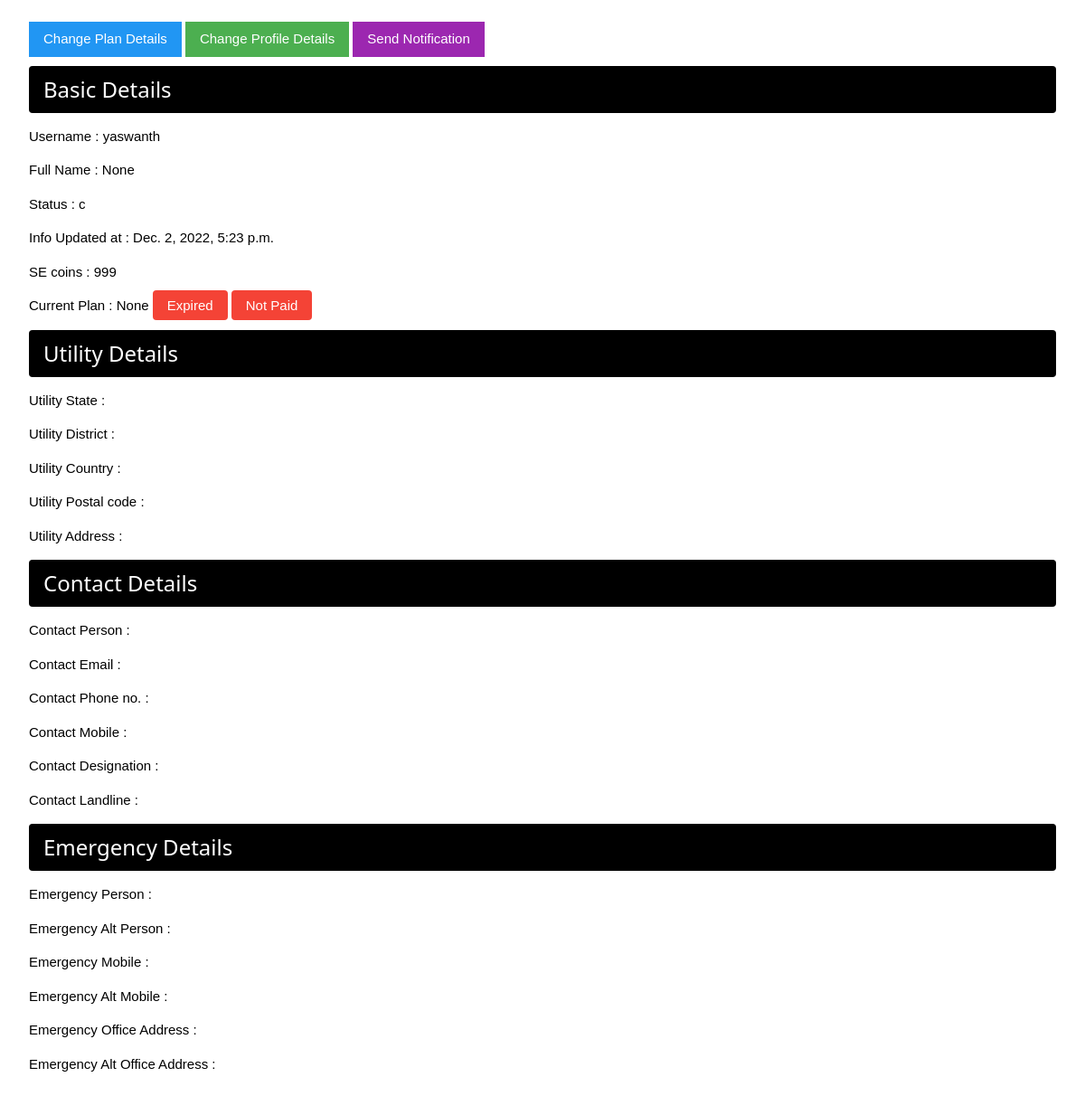
Before: /account/yaswanth/instagram with the older database file.
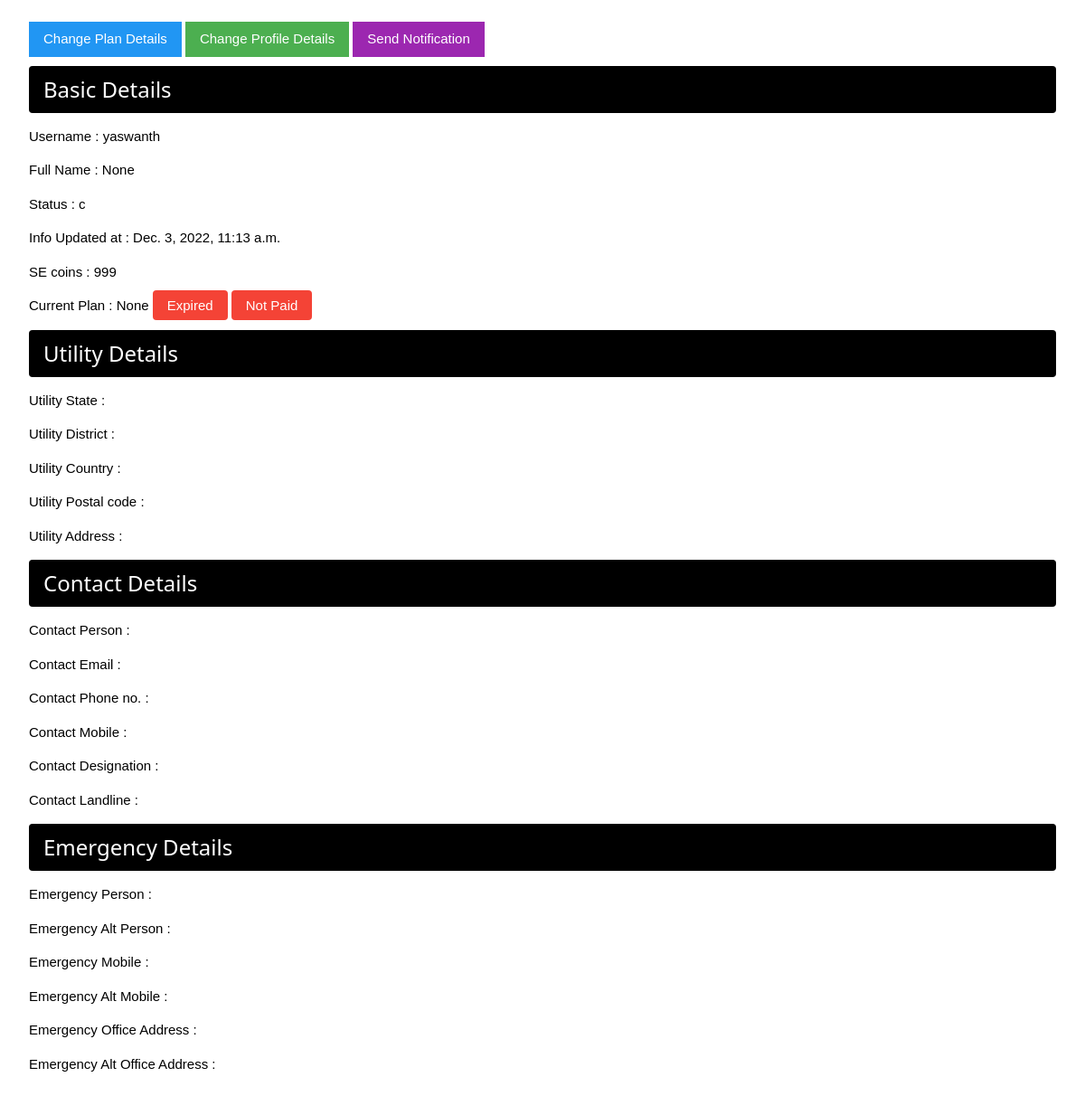
After: the same page with the newer database file.
### accounts/models.py (models this page shows, shortened)
class Profile(models.Model):
    user = models.OneToOneField(User, on_delete=models.CASCADE, related_name='profile')
    apps=models.ManyToManyField(applists,related_name='apps')
    status = models.CharField(choices=status_choices, max_length=20, default='c')
    full_name = models.CharField(max_length=100, blank=True, null=True)
    utility_name = models.CharField(max_length=200, null=True, blank=True)
    utility_short_name= models.CharField(max_length=50, null=True, blank=True)
    utility_state= models.CharField(max_length=50, null=True, blank=True)
    utility_district= models.CharField(max_length=50, null=True, blank=True)
    utility_country= models.CharField(max_length=50, null=True, blank=True)
    utility_postalcode= models.CharField(max_length=20, null=True, blank=True)
    utility_address=models.TextField(max_length=200, null=True, blank=True)
    contact_person= models.CharField(max_length=200, null=True, blank=True)
    contact_email = models.EmailField(max_length=50, null=True, blank=True)
    contact_phnum = models.CharField(max_length=15, null=True, blank=True)
    contact_mobile= models.CharField(max_length=15, null=True, blank=True)
    contact_designation= models.CharField(max_length=100, null=True, blank=True)
    contact_landline= models.CharField(max_length=20, null=True, blank=True)
    emergency_person=models.CharField(max_length=200, null=True, blank=True)
    emergency_altperson=models.CharField(max_length=200, null=True, blank=True)
    emergency_mobile=models.CharField(max_length=200, null=True, blank=True)
    emergency_altmobile=models.CharField(max_length=200, null=True, blank=True)
    emergency_officeaddress=models.TextField(max_length=200,null=True,blank=True)
    emergency_altofficeaddress=models.TextField(max_length=200,null=True,blank=True)
    info_created_at = models.DateTimeField(auto_now_add=True)
    info_updated_at = models.DateTimeField(auto_now=True)
    se_coins= models.IntegerField(null=True, default=999, blank=True)
    slug = models.SlugField(max_length=200, editable=False, null=True, blank=True)
    admin=models.BooleanField(default=False)
    plans = models.ManyToManyField(Plan)
    plan_active = models.BooleanField(default=False)
    paid = models.BooleanField(default=False)

### accounts/views.py (the view)
# urls.py: path('<slug>/<str:appslug>', acc_views.ShowProfile.as_view(), name='show-profile'),
class ShowProfile(DetailView):
    model = Profile
    template_name = 'myprofile.html'
    def get_context_data(self, *args, **kwargs):
        context = super(ShowProfile, self).get_context_data(*args, **kwargs)
        page_profile = get_object_or_404(Profile, slug=self.kwargs['slug'])
        context['profile'] = page_profile
        context['form'] = UpdateProfilePlanForm(appslug=self.kwargs['appslug'], profile=page_profile)
        context['plan'] = page_profile.plans.filter(app__slug=self.kwargs['appslug']).first()
        context['notification_form'] = NotificationForm()
        context['appslug'] = self.kwargs['appslug']
        if self.request.user==page_profile.user:
            self.template_name = 'myprofile.html'
        elif self.request.user!=page_profile.user or self.request.user.is_anonymous:
            self.template_name = 'myprofile.html'
        return context

### plans/models.py (called while the page is built)
    def __str__(self):
        return f"[{self.title}] Plan at [Rs.{self.price}] for [{self.duration} days] in [{self.app.appname}]"

### templates/myprofile.html (shortened to what this page needs)
{% load static %}
{% load crispy_forms_tags %}
<!DOCTYPE html>
<html lang="en">
<head>
	<link rel="stylesheet" href="{% static 'w3.css' %}" />
</head>
<body class='w3-padding w3-margin'>
	<button onclick='showForm(this);' class='w3-button w3-blue' >Change Plan Details</button>
	<button onclick='showForm(this);' class='w3-button w3-green' >Change Profile Details</button>
	<button onclick='showNotificationForm(this);' class='w3-button w3-purple' >Send Notification</button>
	<h3 class='w3-black w3-padding w3-round'>Basic Details</h3>
	<div>
		<p>Username : {{profile.user.username}}</p>
		<p>Full Name : {{profile.full_name}}</p>
		<p>Status : {{profile.status}}</p>
		<p>Info Updated at : {{profile.info_updated_at}}</p>
		<p>SE coins : {{profile.se_coins}}</p>
		<p>Current Plan : {{plan}}
			{% if profile.plan_active %}
			<e class='w3-green w3-padding w3-round'>Active</e>
			{% else %}
			<e class='w3-red w3-padding w3-round'>Expired</e>
			{% endif %}
			{% if profile.paid %}
			<e class='w3-green w3-padding w3-round'>Paid</e>
			{% else %}
			<e class='w3-red w3-padding w3-round'>Not Paid</e>
			{% endif %}
		</p>
		</div>
	<h3 class='w3-black w3-padding w3-round'>Utility Details</h3>
	<div>
		<p>Utility State : {{ i.utility_state }}</p>
		<p>Utility District : {{ i.utility_district }}</p>
		<p>Utility Country : {{ i.utility_country }}</p>
		<p>Utility Postal code : {{ i.utility_postalcode }}</p>
		<p>Utility Address : {{ i.utility_address }}</p>
	</div>
	<h3 class='w3-black w3-padding w3-round'>Contact Details</h3>
	<div>
		<p>Contact Person : {{ i.contact_person }}</p>
		<p>Contact Email :{{ i.contact_email }}</p>
		<p>Contact Phone no. : {{ i.contact_phnum }}</p>
		<p>Contact Mobile : {{ i.contact_mobile }} </p>
		<p>Contact Designation : {{ i.contact_designation }}</p>
		<p>Contact Landline : {{ i.contact_landline }} </p>
	</div>
	<h3 class='w3-black w3-padding w3-round'>Emergency Details</h3>
	<div>
		<p>Emergency Person : {{ i.emergency_person }} </p>
		<p>Emergency Alt Person : {{ i.emergency_altperson }} </p>
		<p>Emergency Mobile : {{ i.emergency_mobile }} </p>
		<p>Emergency Alt Mobile : {{ i.emergency_altmobile }} </p>
		<p>Emergency Office Address : {{ i.emergency_officeaddress }} </p>
		<p>Emergency Alt Office Address : {{ i.emergency_altofficeaddress }} </p>
	</div>
</body>
</html>

Changed rows visible on the page:
changed Profile "None": info_updated_at "Dec. 2, 2022, 5:23 p.m." → "Dec. 3, 2022, 11:13 a.m."
